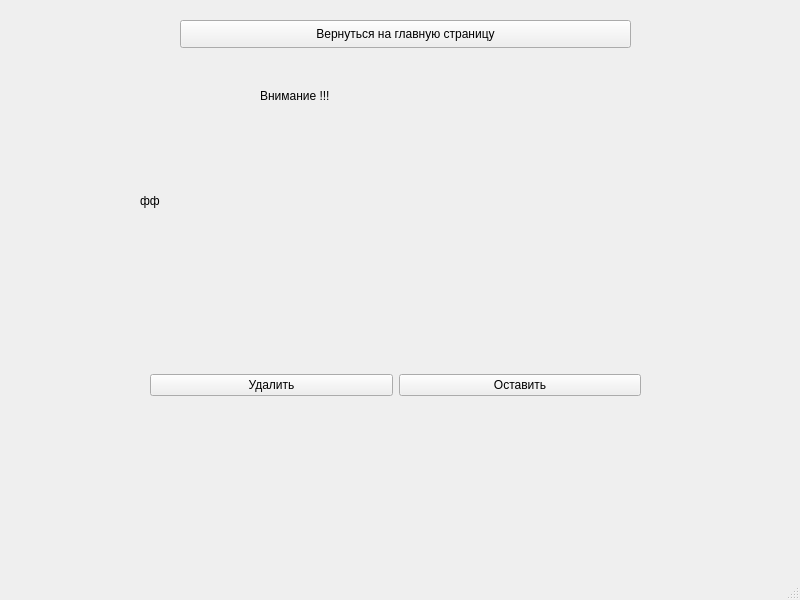
<?xml version="1.0" encoding="UTF-8"?>
<ui version="4.0">
 <class>MainWindow</class>
 <widget class="QMainWindow" name="MainWindow">
  <property name="geometry">
   <rect>
    <x>0</x>
    <y>0</y>
    <width>800</width>
    <height>600</height>
   </rect>
  </property>
  <property name="windowTitle">
   <string>MainWindow</string>
  </property>
  <widget class="QWidget" name="centralwidget">
   <widget class="QLabel" name="label">
    <property name="geometry">
     <rect>
      <x>140</x>
      <y>140</y>
      <width>521</width>
      <height>121</height>
     </rect>
    </property>
    <property name="styleSheet">
     <string notr="true">font: 8pt &quot;MS Shell Dlg 2&quot;;</string>
    </property>
    <property name="text">
     <string>фф</string>
    </property>
   </widget>
   <widget class="QWidget" name="horizontalLayoutWidget">
    <property name="geometry">
     <rect>
      <x>150</x>
      <y>310</y>
      <width>491</width>
      <height>151</height>
     </rect>
    </property>
    <layout class="QHBoxLayout" name="horizontalLayout">
     <item>
      <widget class="QPushButton" name="deleteButton">
       <property name="styleSheet">
        <string notr="true">font: 75 28pt &quot;MS Shell Dlg 2&quot;;</string>
       </property>
       <property name="text">
        <string>Удалить</string>
       </property>
      </widget>
     </item>
     <item>
      <widget class="QPushButton" name="pushButton_2">
       <property name="styleSheet">
        <string notr="true">font: 75 28pt &quot;MS Shell Dlg 2&quot;;</string>
       </property>
       <property name="text">
        <string>Оставить</string>
       </property>
      </widget>
     </item>
    </layout>
   </widget>
   <widget class="QLabel" name="label_2">
    <property name="geometry">
     <rect>
      <x>260</x>
      <y>70</y>
      <width>281</width>
      <height>51</height>
     </rect>
    </property>
    <property name="styleSheet">
     <string notr="true">font: 75 28pt &quot;MS Shell Dlg 2&quot;;</string>
    </property>
    <property name="text">
     <string>Внимание !!!</string>
    </property>
   </widget>
   <widget class="QPushButton" name="changeWindowButton">
    <property name="geometry">
     <rect>
      <x>180</x>
      <y>20</y>
      <width>451</width>
      <height>28</height>
     </rect>
    </property>
    <property name="text">
     <string>Вернуться на главную страницу</string>
    </property>
   </widget>
  </widget>
  <widget class="QMenuBar" name="menubar">
   <property name="geometry">
    <rect>
     <x>0</x>
     <y>0</y>
     <width>800</width>
     <height>26</height>
    </rect>
   </property>
  </widget>
  <widget class="QStatusBar" name="statusbar"/>
 </widget>
 <resources/>
 <connections/>
</ui>
